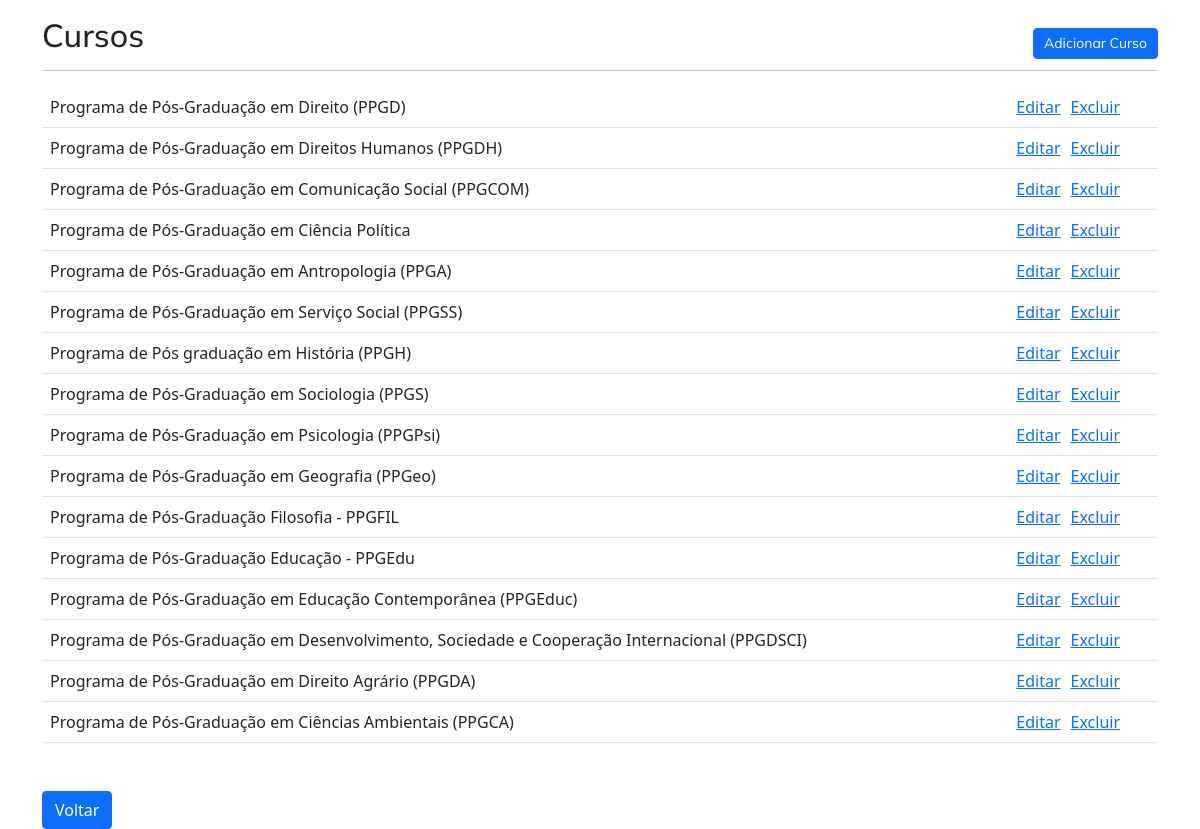
The page /Cursos/Cursos.php (signed in) on the database its author committed.
### tables this page shows
CREATE TABLE `cursos` (
  `id_curso` int(11) NOT NULL,
  `curso` varchar(400) NOT NULL
);

### Cursos/Cursos.php (the view, shortened to what this page needs)
<?php
require "../config.php";
?>
<!DOCTYPE html>
<html lang="en">
<head>
    <link rel="stylesheet" href="../style.css">
    <link rel="stylesheet" href="../bs5/css/bootstrap.min.css">
</head>
<body>
  <div class="container">
    <div class="page-header mt-3">
      <a href="adicionarCurso.php" id="adicionarstyle" class="btn btn-primary" style="font-size: 14px; padding:4px 10px; float:right; margin-top: 12px">Adicionar Curso</a>
      <h2 id="direitostyle">Cursos</h2>
      <hr>
    </div>
    <table class="table">
      <tbody>
          <?php
          $sql = "SELECT DISTINCT id_curso, curso FROM cursos";
          $listaCursos = mysqli_query($conn, $sql);
          while($temcurso = mysqli_fetch_array($listaCursos)){
            echo "<tr>";
              echo "<td>".$temcurso['curso']."</td>";
              echo "<td>";
              echo "<a style='margin-right:10px;' href='editarCurso.php?id_curso=".$temcurso['id_curso']."'>Editar</a>";
              echo "<a href='deletarCurso.php?id_curso=".$temcurso['id_curso']."' >Excluir</a>";
            echo "</tr>";
          }
          ?>
      </tbody>
    </table>
    <br>
    <a href="../index.php" class="btn btn-primary mt-2">Voltar</a>
  </div>
</body>
</html>

### style.css (style rules this page uses)
:root { --font-primary: "Baloo Da 2", serif; --font-secundary: "Josefin Slab", serif; --font-action: "Mulish", serif; }
#direitostyle { font-family: var(--font-action); }
#adicionarstyle { font-family: var(--font-action); }

### rows shown on the page
cursos: curso "Programa de Pós-Graduação em Direito (PPGD)"
cursos: curso "Programa de Pós-Graduação em Direitos Humanos (PPGDH)"
cursos: curso "Programa de Pós-Graduação em Comunicação Social (PPGCOM)"
cursos: curso "Programa de Pós-Graduação em Ciência Política"
cursos: curso "Programa de Pós-Graduação em Antropologia (PPGA)"
cursos: curso "Programa de Pós-Graduação em Serviço Social (PPGSS)"
cursos: curso "Programa de Pós graduação em História (PPGH)"
cursos: curso "Programa de Pós-Graduação em Sociologia (PPGS)"
cursos: curso "Programa de Pós-Graduação em Psicologia (PPGPsi)"
cursos: curso "Programa de Pós-Graduação em Geografia (PPGeo)"
cursos: curso "Programa de Pós-Graduação Filosofia - PPGFIL"
cursos: curso "Programa de Pós-Graduação Educação - PPGEdu"
cursos: curso "Programa de Pós-Graduação em Educação Contemporânea (PPGEduc)"
cursos: curso "Programa de Pós-Graduação em Desenvolvimento, Sociedade e Cooperação Internacional (PPGDSCI)"
cursos: curso "Programa de Pós-Graduação em Direito Agrário (PPGDA)"
cursos: curso "Programa de Pós-Graduação em Ciências Ambientais (PPGCA)"
